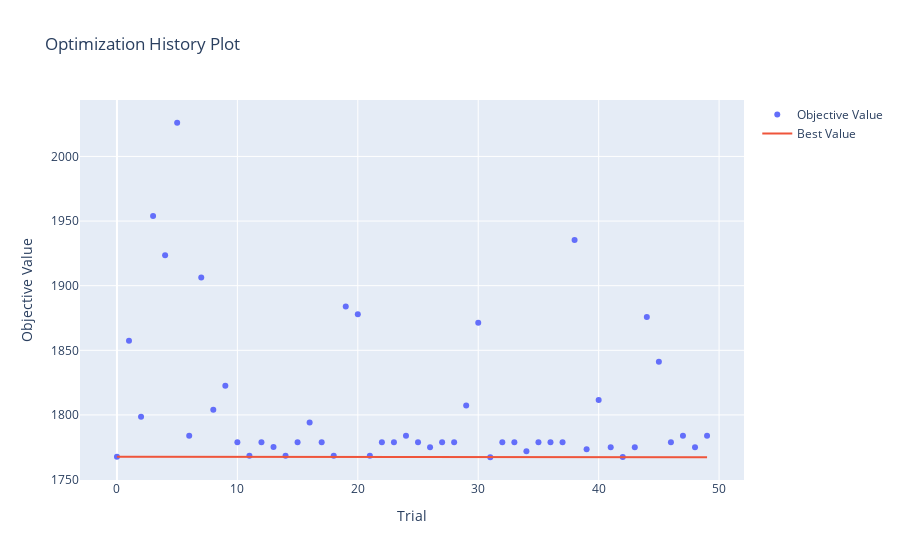
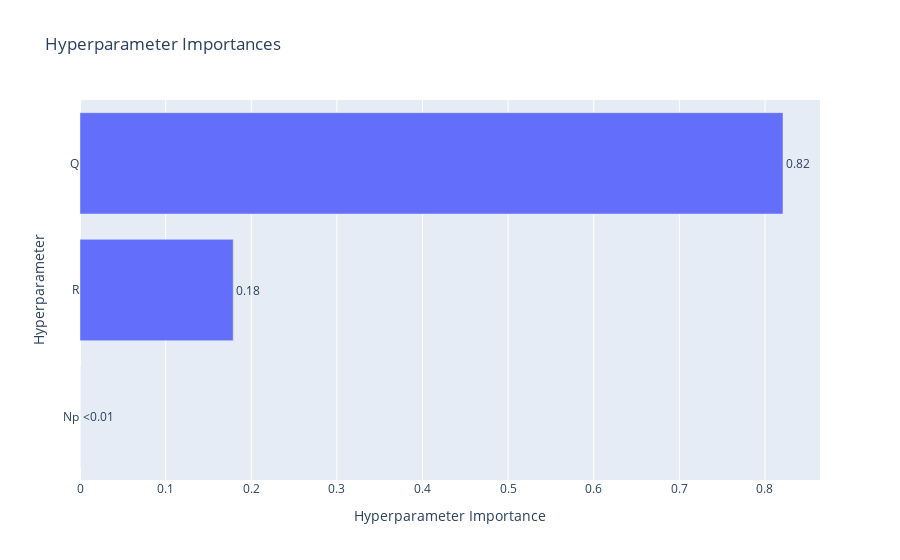

Notebook source saved alongside these figures, in order:
### Code cell
vis.plot_optimization_history(study).show()
vis.plot_param_importances(study).show()

### Figure 1 — Plotly figure (JSON) as saved in the notebook; plotly's stock layout.template omitted (floating-point values rounded to 4 significant figures)
{"data": [{"mode": "markers", "name": "Objective Value", "type": "scatter", "x": [0, 1, 2, 3, 4, 5, 6, 7, 8, 9, 10, 11, 12, 13, 14, 15, 16, 17, 18, 19, 20, 21, 22, 23, 24, 25, 26, 27, 28, 29, 30, 31, 32, 33, 34, 35, 36, 37, 38, 39, 40, 41, 42, 43, 44, 45, 46, 47, 48, 49], "y": [1768.0, 1857.0, 1799.0, 1954.0, 1924.0, 2026.0, 1784.0, 1906.0, 1804.0, 1823.0, 1779.0, 1768.0, 1779.0, 1775.0, 1768.0, 1779.0, 1794.0, 1779.0, 1768.0, 1884.0, 1878.0, 1768.0, 1779.0, 1779.0, 1784.0, 1779.0, 1775.0, 1779.0, 1779.0, 1807.0, 1871.0, 1767.0, 1779.0, 1779.0, 1772.0, 1779.0, 1779.0, 1779.0, 1935.0, 1773.0, 1812.0, 1775.0, 1767.0, 1775.0, 1876.0, 1841.0, 1779.0, 1784.0, 1775.0, 1784.0]}, {"mode": "lines", "name": "Best Value", "type": "scatter", "x": [0, 1, 2, 3, 4, 5, 6, 7, 8, 9, 10, 11, 12, 13, 14, 15, 16, 17, 18, 19, 20, 21, 22, 23, 24, 25, 26, 27, 28, 29, 30, 31, 32, 33, 34, 35, 36, 37, 38, 39, 40, 41, 42, 43, 44, 45, 46, 47, 48, 49], "y": [1768.0, 1768.0, 1768.0, 1768.0, 1768.0, 1768.0, 1768.0, 1768.0, 1768.0, 1768.0, 1768.0, 1768.0, 1768.0, 1768.0, 1768.0, 1768.0, 1768.0, 1768.0, 1768.0, 1768.0, 1768.0, 1768.0, 1768.0, 1768.0, 1768.0, 1768.0, 1768.0, 1768.0, 1768.0, 1768.0, 1768.0, 1767.0, 1767.0, 1767.0, 1767.0, 1767.0, 1767.0, 1767.0, 1767.0, 1767.0, 1767.0, 1767.0, 1767.0, 1767.0, 1767.0, 1767.0, 1767.0, 1767.0, 1767.0, 1767.0]}, {"marker": {"color": "#cccccc"}, "mode": "markers", "name": "Infeasible Trial", "showlegend": false, "type": "scatter", "x": [], "y": []}], "layout": {"title": {"text": "Optimization History Plot"}, "xaxis": {"title": {"text": "Trial"}}, "yaxis": {"title": {"text": "Objective Value"}}}}

### Figure 2 — Plotly figure (JSON) as saved in the notebook; plotly's stock layout.template omitted (floating-point values rounded to 4 significant figures)
{"data": [{"cliponaxis": false, "hovertemplate": ["Np (IntDistribution): 0.0<extra></extra>", "R (FloatDistribution): 0.17896096824489485<extra></extra>", "Q (FloatDistribution): 0.8210390317551052<extra></extra>"], "name": "Objective Value", "orientation": "h", "text": ["<0.01", "0.18", "0.82"], "textposition": "outside", "type": "bar", "x": [0, 0.179, 0.821], "y": ["Np", "R", "Q"]}], "layout": {"title": {"text": "Hyperparameter Importances"}, "xaxis": {"title": {"text": "Hyperparameter Importance"}}, "yaxis": {"title": {"text": "Hyperparameter"}}}}
